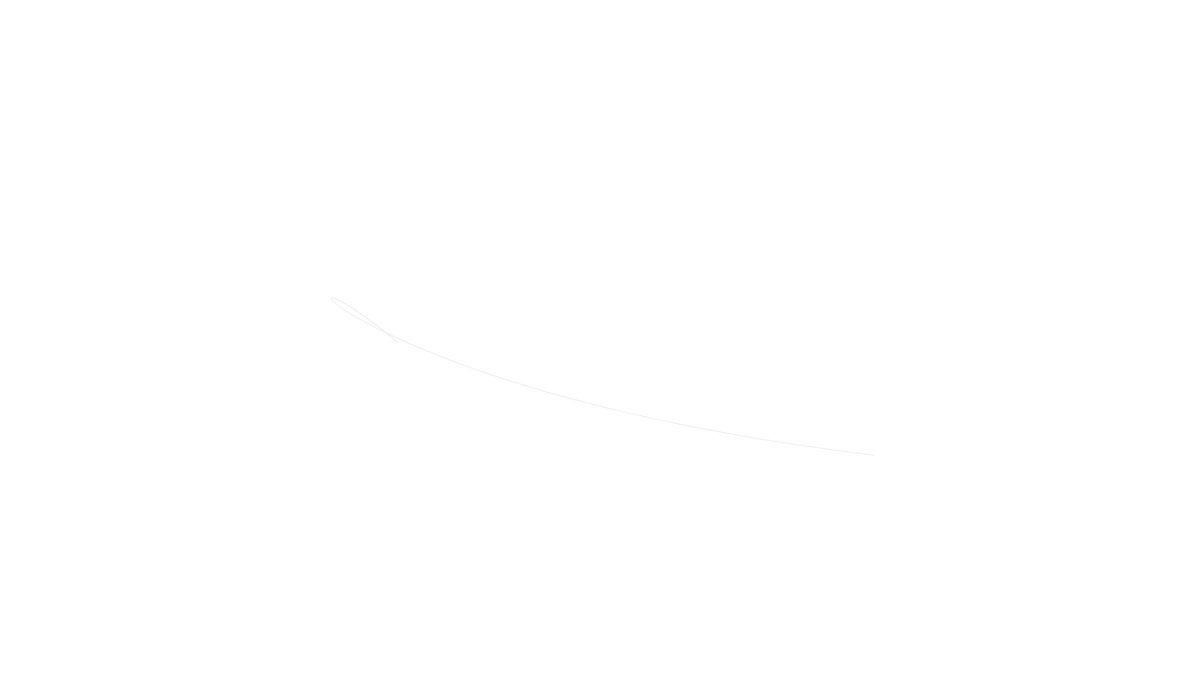
Frame 1 (no input)
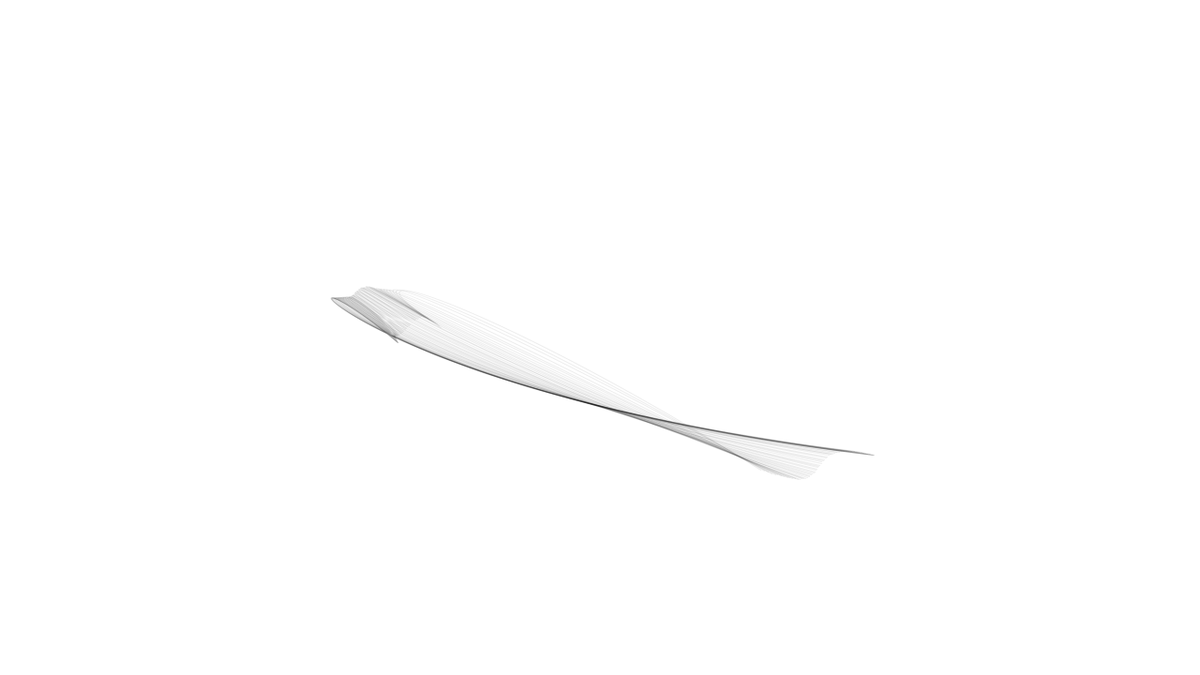
Frame 60 (the mouse pressed at the canvas centre just before this capture)
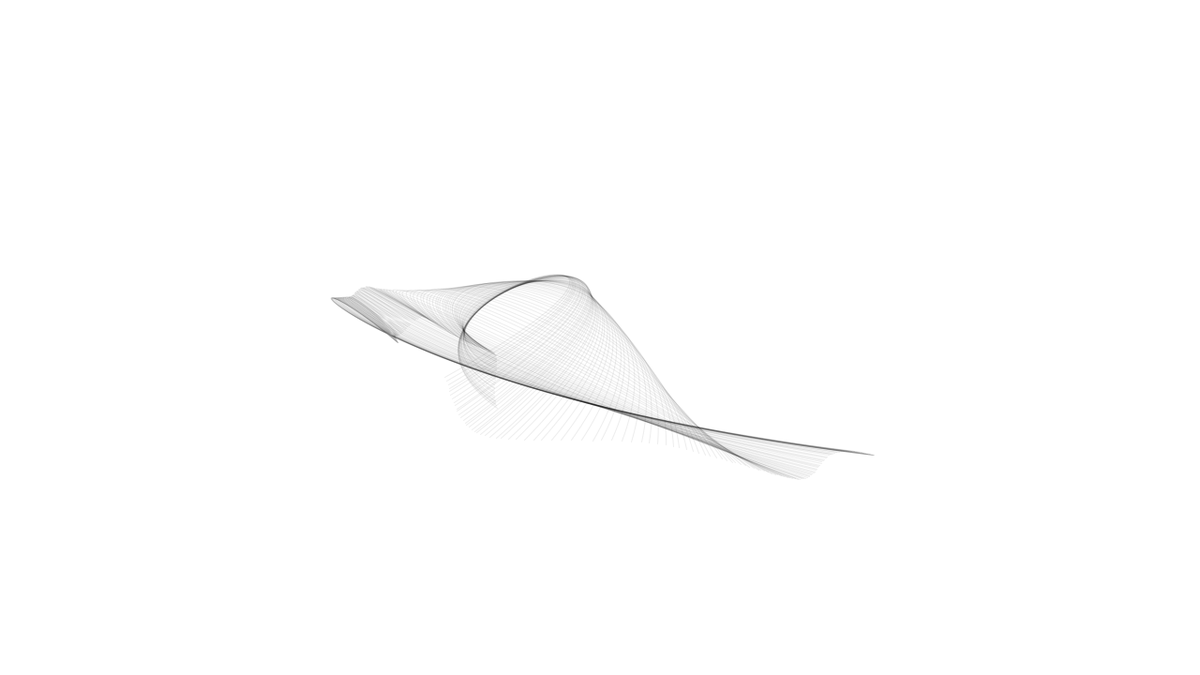
Frame 120 (the mouse held since frame 60 and released just before this capture)

The Processing sketch that drew these frames (run headless with seeded random() and noise(); from frame 60 on, the mouse is pressed at the canvas centre):

// Processing sketch: bezierNoise
// ── bezierNoise.pde
float t;

void setup() {
  size(1280, 720);
  stroke(0, 18);
  noFill();
  t = 0;
  background(255);
}

void draw() {
  float x1 = width * noise(t + 315);
  float x2 = width * noise(t + 325);
  float x3 = width * noise(t + 335);
  float x4 = width * noise(t + 345);
  float y1 = height * noise(t + 355);
  float y2 = height * noise(t + 365);
  float y3 = height * noise(t + 375);
  float y4 = height * noise(t + 385);

  bezier(x1, y1, x2, y2, x3, y3, x4, y4);

  t += 0.005;

  // clear the background every 500 frames using mod (%) operator
  if (frameCount % 500 == 0) {
  background(255);
  }
}
